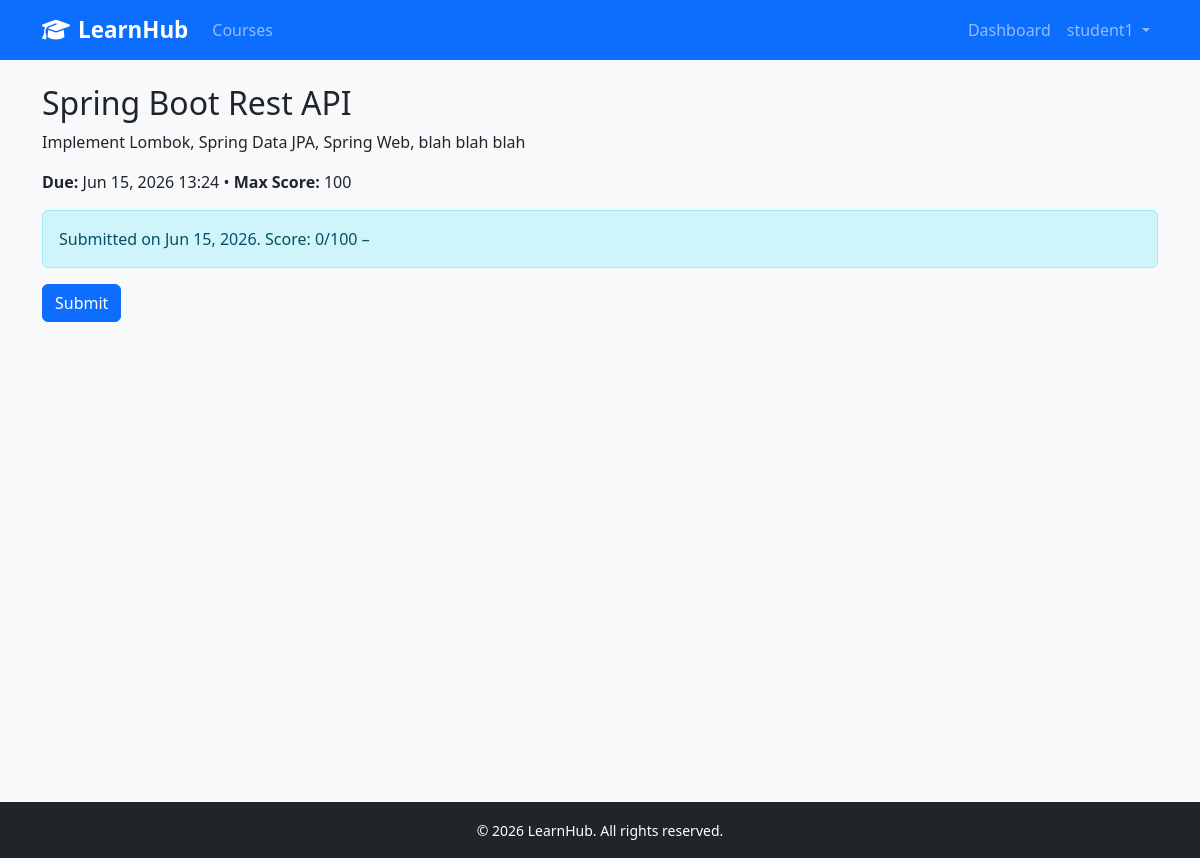
Page /assignments/1/ (signed in) on the committed database.
### accounts/models.py (models this page shows, shortened)
class User(AbstractUser):
    ROLE_CHOICES = [
        ("student", "Student"),
        ("instructor", "Instructor"),
        ("employee", "Employee"),
    ]
    role = models.CharField(max_length=20, choices=ROLE_CHOICES, default="student")
    avatar = models.ImageField(upload_to="avatars/", blank=True, null=True)
    bio = models.TextField(blank=True)

### assignments/models.py (models this page shows, shortened)
class Assignment(models.Model):
    lesson = models.ForeignKey(Lesson, on_delete=models.CASCADE, related_name="assignments")
    title = models.CharField(max_length=200)
    description = models.TextField()
    due_date = models.DateTimeField(blank=True, null=True)
    max_score = models.PositiveIntegerField(default=100)
    created_at = models.DateTimeField(auto_now_add=True)

class Submission(models.Model):
    assignment = models.ForeignKey(
        Assignment, on_delete=models.CASCADE, related_name="submissions"
    )
    student = models.ForeignKey(
        Student, on_delete=models.CASCADE, related_name="submissions"
    )
    file_upload = models.FileField(upload_to="submissions/", blank=True, null=True)
    text_content = models.TextField(blank=True, help_text="Code or text submission")
    submitted_at = models.DateTimeField(auto_now_add=True)
    score = models.PositiveIntegerField(blank=True, null=True)
    feedback = models.TextField(blank=True)
    graded_at = models.DateTimeField(blank=True, null=True)
    class Meta:
        unique_together = ("assignment", "student")
    @property
    def is_graded(self):
        return self.score is not None

### assignments/views.py (the view)
# urls.py: path("<int:pk>/", views.assignment_detail, name="assignment_detail"),
@login_required
def assignment_detail(request, pk):
    assignment = get_object_or_404(Assignment, pk=pk)
    user = request.user
    submission = None
    if user.role == "student":
        submission = Submission.objects.filter(
            assignment=assignment, student=user.student_profile
        ).first()
    context = {"assignment": assignment, "submission": submission}
    return render(request, "assignments/assignment_detail.html", context)

### templates/assignments/assignment_detail.html
{% extends "base.html" %}{% block title %}{{ assignment.title }}{% endblock %}
{% block content %}
<h2>{{ assignment.title }}</h2>
<p>{{ assignment.description }}</p>
<p><strong>Due:</strong> {{ assignment.due_date|date:"M d, Y H:i"|default:"No deadline" }} &bull; <strong>Max Score:</strong> {{ assignment.max_score }}</p>
{% if submission %}
  <div class="alert alert-info">Submitted on {{ submission.submitted_at|date:"M d, Y" }}.
  {% if submission.is_graded %}Score: {{ submission.score }}/{{ assignment.max_score }} – {{ submission.feedback }}{% else %}Not yet graded.{% endif %}</div>
{% endif %}
{% if user.is_authenticated and user.role == 'student' %}
  <a href="{% url 'assignments:submit_assignment' pk=assignment.pk %}" class="btn btn-primary">Submit</a>
{% endif %}
{% endblock %}

### templates/base.html (shortened to what this page needs)
<!DOCTYPE html>
<html lang="en">
<head>
  <link rel="stylesheet" href="https://cdn.jsdelivr.net/npm/bootstrap@5.3.3/dist/css/bootstrap.min.css" />
  <link rel="stylesheet" href="https://cdnjs.cloudflare.com/ajax/libs/font-awesome/6.5.0/css/all.min.css" />
  <link rel="stylesheet" href="/static/css/main.css" />
</head>
<body>
<nav class="navbar navbar-expand-lg navbar-dark bg-primary">
  <div class="container">
    {% if user.is_authenticated %}
  {% if user.role == "student" %}
    <a class="navbar-brand fw-bold" href="{% url 'accounts:student_dashboard' %}">
  {% elif user.role == "instructor" %}
    <a class="navbar-brand fw-bold" href="{% url 'accounts:instructor_dashboard' %}">
  {% elif user.role == "employee" %}
    <a class="navbar-brand fw-bold" href="{% url 'accounts:employee_dashboard' %}">
  {% endif %}
{% else %}
  <a class="navbar-brand fw-bold" href="{% url 'courses:course_list' %}">
{% endif %}
  <i class="fa fa-graduation-cap me-2"></i>LearnHub
</a>
    <div class="collapse navbar-collapse" id="nav">
      <ul class="navbar-nav me-auto">
        <li class="nav-item">
          <a class="nav-link" href="{% url 'courses:course_list' %}">Courses</a>
        </li>
      </ul>
      <ul class="navbar-nav">
        {% if user.is_authenticated %}
          <li class="nav-item">
            {% if user.role == 'student' %}
              <a class="nav-link" href="{% url 'accounts:student_dashboard' %}">Dashboard</a>
            {% elif user.role == 'instructor' %}
              <a class="nav-link" href="{% url 'accounts:instructor_dashboard' %}">Dashboard</a>
            {% elif user.role == 'employee' %}
              <a class="nav-link" href="{% url 'accounts:employee_dashboard' %}">Dashboard</a>
            {% endif %}
          </li>
          <li class="nav-item dropdown">
            <a class="nav-link dropdown-toggle" href="#" data-bs-toggle="dropdown">
              {{ user.get_full_name|default:user.username }}
            </a>
          </li>
        {% else %}
          <li class="nav-item"><a class="nav-link" href="{% url 'accounts:login' %}">Login</a></li>
          <li class="nav-item"><a class="nav-link" href="{% url 'accounts:register_student' %}">Register</a></li>
        {% endif %}
      </ul>
    </div>
  </div>
</nav>
<main class="container my-4">
  {% block content %}{% endblock %}
</main>
<footer class="bg-dark text-white text-center py-3 mt-5">
  <small>&copy; 2026 LearnHub. All rights reserved.</small>
</footer>
</body>
</html>

### static/css/main.css (style rules this page uses)
body { background-color: #f8f9fa; }
.navbar-brand { font-size: 1.4rem; }
main.container { min-height: calc(100vh - 130px); }

### rows in the picture
User: get_full_name "student1"
Assignment: title "Spring Boot Rest API", description "Implement Lombok, Spring Data JPA, Spring Web, blah blah blah", due_date "Jun 15, 2026 13:24", max_score "100"
Submission: submitted_at "Jun 15, 2026", score "0"
